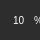
    <widget class="QFrame" name="frame_26">
     <property name="geometry">
      <rect>
       <x>680</x>
       <y>200</y>
       <width>40</width>
       <height>40</height>
      </rect>
     </property>
     <property name="styleSheet">
      <string notr="true">QFrame{
background-color: rgb(45, 45, 45);
border-radius:20px;
}</string>
     </property>
     <property name="frameShape">
      <enum>QFrame::StyledPanel</enum>
     </property>
     <property name="frameShadow">
      <enum>QFrame::Plain</enum>
     </property>
     <widget class="QWidget" name="horizontalLayoutWidget_27">
      <property name="geometry">
       <rect>
        <x>6</x>
        <y>10</y>
        <width>37</width>
        <height>21</height>
       </rect>
      </property>
      <layout class="QHBoxLayout" name="horizontalLayout_27">
       <item>
        <widget class="QLabel" name="Finential_statistic1_75">
         <property name="styleSheet">
          <string notr="true">color:white;
background-color: rgba(255, 255, 255, 0);
font: 10px;
padding-left:5px;
text-align: right;</string>
         </property>
         <property name="text">
          <string>10</string>
         </property>
         <property name="wordWrap">
          <bool>true</bool>
         </property>
        </widget>
       </item>
       <item>
        <widget class="QLabel" name="Finential_statistic1_76">
         <property name="styleSheet">
          <string notr="true">color:white;
font: 10px;
background-color:rgba(255, 255, 255, 0);</string>
         </property>
         <property name="frameShadow">
          <enum>QFrame::Raised</enum>
         </property>
         <property name="text">
          <string>%</string>
         </property>
         <property name="wordWrap">
          <bool>true</bool>
         </property>
        </widget>
       </item>
      </layout>
     </widget>
    </widget>
